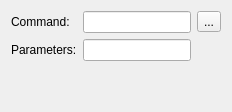
             <widget class="QWidget" name="page_3">
              <layout class="QGridLayout" name="gridLayout_5">
               <item row="0" column="1">
                <widget class="QLineEdit" name="commandEdit"/>
               </item>
               <item row="0" column="2">
                <widget class="QToolButton" name="browseExecutableButton">
                 <property name="text">
                  <string>...</string>
                 </property>
                </widget>
               </item>
               <item row="1" column="1">
                <widget class="QLineEdit" name="parametersEdit"/>
               </item>
               <item row="1" column="0">
                <widget class="QLabel" name="label_4">
                 <property name="text">
                  <string>Parameters:</string>
                 </property>
                </widget>
               </item>
               <item row="0" column="0">
                <widget class="QLabel" name="label_3">
                 <property name="text">
                  <string>Command:</string>
                 </property>
                </widget>
               </item>
               <item row="2" column="1">
                <spacer name="verticalSpacer_2">
                 <property name="orientation">
                  <enum>Qt::Vertical</enum>
                 </property>
                 <property name="sizeHint" stdset="0">
                  <size>
                   <width>20</width>
                   <height>40</height>
                  </size>
                 </property>
                </spacer>
               </item>
              </layout>
             </widget>
